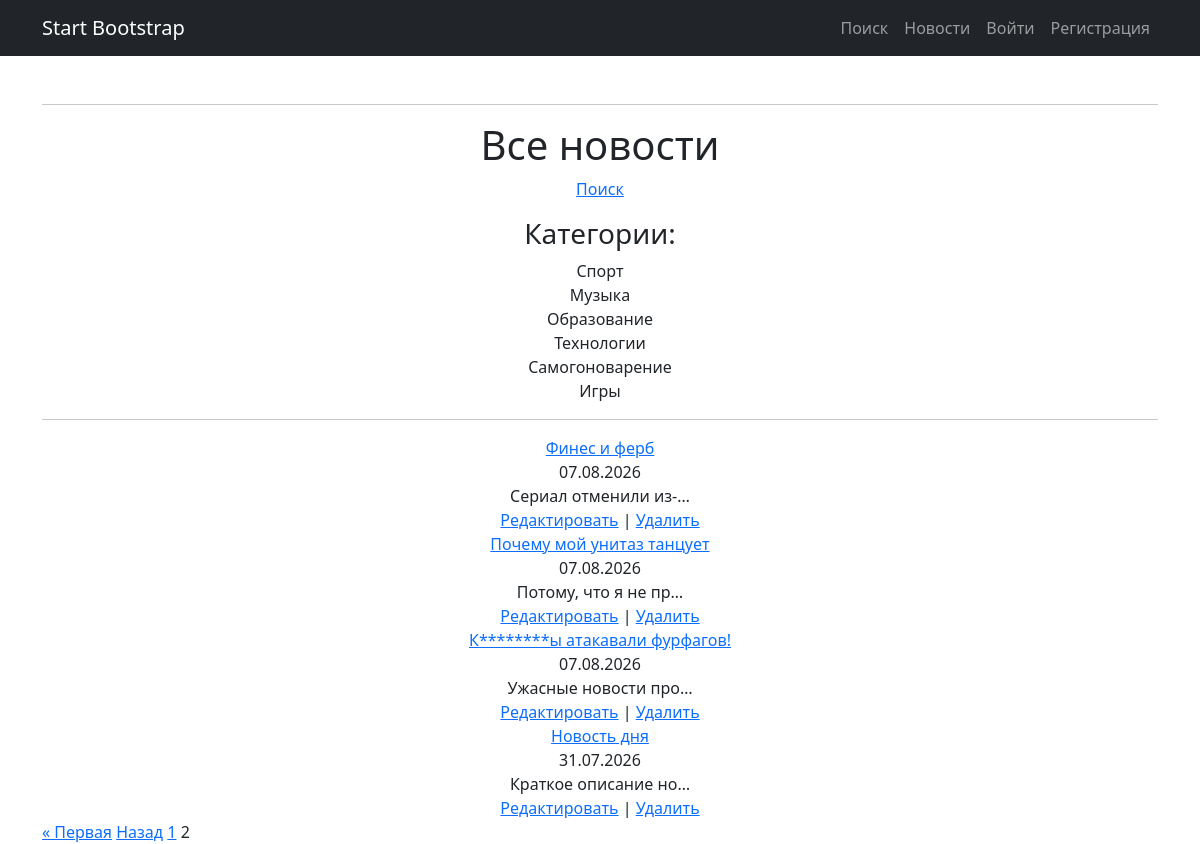
Screenshot of /news/?page=2 with the database file from the repository.
### news/models.py (models this page shows, shortened)
class Category(models.Model):
    name = models.CharField(max_length=100, unique=True)
    subscribers = models.ManyToManyField(
        User,
        blank=True,
        related_name='subscribed_categories'
    )

class Post(models.Model):
    ARTICLE = 'AR'
    NEWS = 'NE'
    POST_TYPES = [
        (ARTICLE, 'Статья'),
        (NEWS, 'Новость'),
    ]
    author = models.ForeignKey(Author, on_delete=models.CASCADE)
    post_type = models.CharField(max_length=2, choices=POST_TYPES, default=ARTICLE)
    created_at = models.DateTimeField(auto_now_add=True)
    categories = models.ManyToManyField(Category, through='PostCategory')
    title = models.CharField(max_length=255)
    content = models.TextField()
    rating = models.IntegerField(default=0)

### news/views.py (the view)
# urls.py: path('', views.news_list, name='list'),
def news_list(request):
    posts = Post.objects.filter(
        post_type=Post.NEWS
    ).order_by('-created_at')
    paginator = Paginator(posts, 10)
    page_number = request.GET.get('page')
    page_obj = paginator.get_page(page_number)
    context = {
        'page_obj': page_obj,
        'categories': Category.objects.all(),
    }
    return render(request, 'news_list.html', context)

### news/templatetags/censor_filters.py (called while the page is built)
@register.filter(name='censor')
@stringfilter
def censor(value):
    if not isinstance(value, str):
        raise TypeError("Фильтр 'censor' применяется только к строкам")
    result = value
    for word in BAD_WORDS:
        variants = [word, word.capitalize()]
        for variant in variants:
            if variant in result:
                censored = variant[0] + '*' * (len(variant) - 1)
                result = result.replace(variant, censored)
    return result

### templates/news_list.html (shortened to what this page needs)
{% extends 'default.html' %}
{% load censor_filters %}
{% block content %}
    <h1>Все новости</h1>
    <p>
        <a href="{% url 'news:search' %}">Поиск</a>
    </p>
    {% if page_obj %}
        <div class="categories">
        <h3>Категории:</h3>
        {% if categories %}
            {% for category in categories %}
                <div class="category-item">
                    <span>{{ category.name }}</span>
                </div>
            {% endfor %}
        {% else %}
            <p>Категорий пока нет.</p>
        {% endif %}
    </div>
    <hr>
        {% for post in page_obj %}
            <div class="post">
                <div class="post-title">
                    <a href="{% url 'news:detail' post.pk %}">
                        {{ post.title|censor }}
                    </a>
                </div>
                <div class="post-date">
                    {{ post.created_at|date:"d.m.Y" }}
                </div>
                <div class="post-text">
                    {{ post.content|censor|truncatechars:20 }}
                </div>
                <div class="post-actions">
                    <a href="{% url 'news:news_edit' post.pk %}">Редактировать</a> |
                    <a href="{% url 'news:news_delete' post.pk %}">Удалить</a>
                </div>
            </div>
        {% endfor %}
    {% else %}
        <p>Новостей пока нет.</p>
    {% endif %}
<div class="pagination">
    <span class="step-links">
        {% if page_obj.has_previous %}
            <a href="?page=1">&laquo; Первая</a>
            <a href="?page={{ page_obj.previous_page_number }}">Назад</a>
        {% endif %}
        {% for num in page_obj.paginator.page_range %}
            {% if page_obj.number == num %}
                <span class="current">{{ num }}</span>
            {% elif num > page_obj.number|add:'-3' and num < page_obj.number|add:'3' %}
                <a href="?page={{ num }}">{{ num }}</a>
            {% endif %}
        {% endfor %}
    </span>
</div>
{% endblock %}

### rows the page displays
Category: name "Спорт"
Category: name "Музыка"
Category: name "Образование"
Category: name "Технологии"
Category: name "Самогоноварение"
Category: name "Игры"
Post: title|censor "Финес и ферб", created_at "07.08.2026", content|censor "Сериал отменили из-…"
Post: title|censor "Почему мой унитаз танцует", created_at "07.08.2026", content|censor "Потому, что я не пр…"
Post: title|censor "К********ы атакавали фурфагов!", created_at "07.08.2026", content|censor "Ужасные новости про…"
Post: title|censor "Новость дня", created_at "31.07.2026", content|censor "Краткое описание но…"

### other values shown
{{ num }} "1"
{{ num }} "2"
